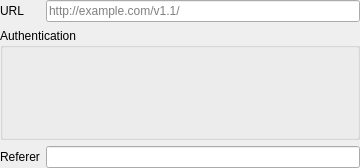
<?xml version="1.0" encoding="UTF-8"?>
<ui version="4.0">
 <class>QgsSensorThingsConnectionWidgetBase</class>
 <widget class="QWidget" name="QgsSensorThingsConnectionWidgetBase">
  <property name="geometry">
   <rect>
    <x>0</x>
    <y>0</y>
    <width>360</width>
    <height>168</height>
   </rect>
  </property>
  <property name="windowTitle">
   <string>SensorThings Connection</string>
  </property>
  <layout class="QGridLayout" name="gridLayout">
   <property name="leftMargin">
    <number>0</number>
   </property>
   <property name="topMargin">
    <number>0</number>
   </property>
   <property name="rightMargin">
    <number>0</number>
   </property>
   <property name="bottomMargin">
    <number>0</number>
   </property>
   <item row="2" column="0">
    <widget class="QLabel" name="lblReferer">
     <property name="text">
      <string>Referer</string>
     </property>
     <property name="buddy">
      <cstring>mEditReferer</cstring>
     </property>
    </widget>
   </item>
   <item row="0" column="0">
    <widget class="QLabel" name="label_2">
     <property name="text">
      <string>URL</string>
     </property>
    </widget>
   </item>
   <item row="1" column="0" colspan="2">
    <widget class="QGroupBox" name="mAuthGroupBox">
     <property name="title">
      <string>Authentication</string>
     </property>
     <layout class="QVBoxLayout" name="verticalLayout_3">
      <property name="leftMargin">
       <number>6</number>
      </property>
      <property name="topMargin">
       <number>6</number>
      </property>
      <property name="rightMargin">
       <number>6</number>
      </property>
      <property name="bottomMargin">
       <number>6</number>
      </property>
      <item>
       <widget class="QgsAuthSettingsWidget" name="mAuthSettings" native="true"/>
      </item>
     </layout>
    </widget>
   </item>
   <item row="2" column="1">
    <widget class="QLineEdit" name="mEditReferer">
     <property name="toolTip">
      <string>Optional custom referer</string>
     </property>
    </widget>
   </item>
   <item row="0" column="1">
    <widget class="QLineEdit" name="mEditUrl">
     <property name="toolTip">
      <string>URL of the connection, {x}, {y}, and {z} will be replaced with actual values. Use {-y} for inverted y axis.</string>
     </property>
     <property name="placeholderText">
      <string>http://example.com/v1.1/</string>
     </property>
    </widget>
   </item>
  </layout>
 </widget>
 <customwidgets>
  <customwidget>
   <class>QgsAuthSettingsWidget</class>
   <extends>QWidget</extends>
   <header>qgsauthsettingswidget.h</header>
   <container>1</container>
  </customwidget>
  <customwidget>
   <class>QgsProviderSourceWidget</class>
   <extends>QWidget</extends>
   <header>qgsprovidersourcewidget.h</header>
   <container>1</container>
  </customwidget>
 </customwidgets>
 <tabstops>
  <tabstop>mEditUrl</tabstop>
  <tabstop>mEditReferer</tabstop>
 </tabstops>
 <resources/>
 <connections/>
</ui>
